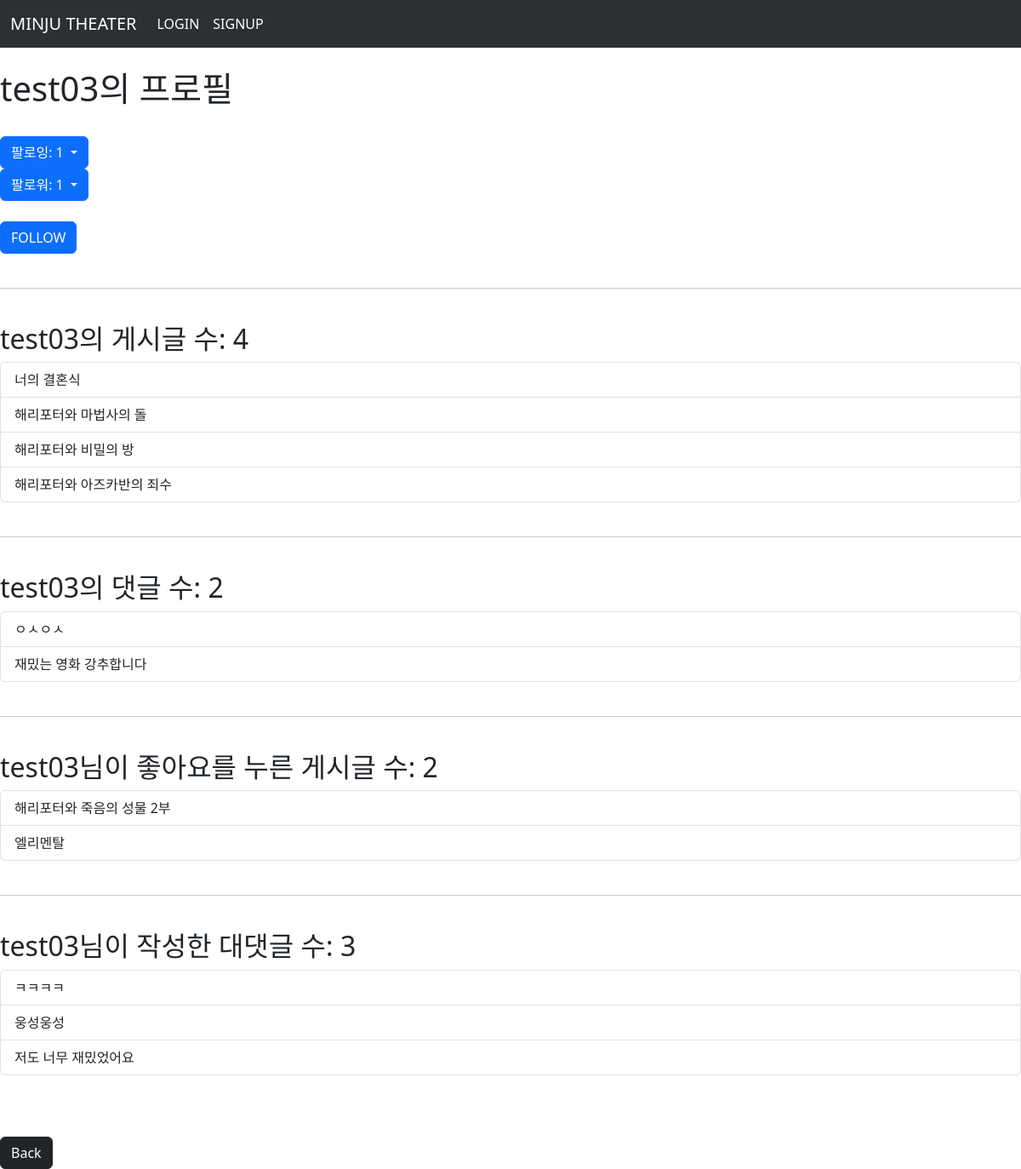
The app's page /accounts/profile/test03/ with its own data.
### accounts/models.py (models this page shows)
class User(AbstractUser):
    followings = models.ManyToManyField('self', symmetrical=False, related_name='followers')

### movies/models.py (models this page shows)
class Movie(models.Model):
    user = models.ForeignKey(settings.AUTH_USER_MODEL, on_delete=models.CASCADE)
    title = models.CharField(max_length=20)
    content = models.TextField()
    created_at = models.DateTimeField(auto_now_add=True)
    updated_at = models.DateTimeField(auto_now=True)
    COMEDY = 'Comedy'
    FANTASY = 'Fantasy'
    ROMANCE = 'Romance'
    GENRE_CHOICES = [
        (COMEDY, 'Comedy'),
        (FANTASY, 'Fantasy'),
        (ROMANCE, 'Romance'),
    ]
    genre = models.CharField(
        max_length = 7,
        choices = GENRE_CHOICES,
        default = COMEDY,
    )
    rating = models.DecimalField(
        max_digits=2,  # 정수부 자릿수, 5까지 허용하므로 2로 설정
        decimal_places=1,  # 소수부 자릿수, 0.5 간격이므로 1로 설정
        default=0.0,  # 기본값 설정
    )
    like_users = models.ManyToManyField(settings.AUTH_USER_MODEL, related_name='like_movies')

class Comment(models.Model):
    movie = models.ForeignKey(Movie, on_delete=models.CASCADE)
    user = models.ForeignKey(settings.AUTH_USER_MODEL, on_delete=models.CASCADE)
    content = models.CharField(max_length=200)
    created_at = models.DateTimeField(auto_now_add=True)
    updated_at = models.DateTimeField(auto_now=True)

class Recomment(models.Model):
    movie = models.ForeignKey(Movie, on_delete=models.CASCADE)
    user = models.ForeignKey(settings.AUTH_USER_MODEL, on_delete=models.CASCADE)
    comment = models.ForeignKey(Comment, on_delete=models.CASCADE)
    content = models.CharField(max_length=200)
    created_at = models.DateTimeField(auto_now_add=True)
    updated_at = models.DateTimeField(auto_now=True)

### accounts/views.py (the view)
# urls.py: path('profile/<username>/', views.profile, name='profile'),
def profile(request, username):
    User = get_user_model()
    person = User.objects.get(username=username)
    context = {
        'person': person,
    }
    return render(request, 'accounts/profile.html', context)

### accounts/templates/accounts/profile.html (shortened to what this page needs)
{% extends "base.html" %}
{% block content %}
<br>
  <h1>{{ person.username }}의 프로필</h1>
  <br>
    <div class="btn-group">
      <button class="btn btn-primary dropdown-toggle" type="button" data-bs-toggle="dropdown" aria-expanded="false">
      팔로잉: {{ person.followings.all|length }}
      </button>
    </div>
    <div class="dropdown">
      <button class="btn btn-primary dropdown-toggle" type="button" data-bs-toggle="dropdown" aria-expanded="false">
      팔로워: {{ person.followers.all|length }}
      </button>
    </div>
    <br>
    <div>
    {% if request.user == person %}
    <button type="button" class="btn btn-dark">자신을 팔로우할 수 없습니다.</button>
    {% elif reqeust.user != person %}
      <form action="{% url "accounts:follow" person.pk%}"method ="POST">
        {% if request.user in person.followers.all %}
          <input type="submit" class="btn btn-danger" value="UNFOLLOW">
        {% else %}
          <input type="submit" class="btn btn-primary" value="FOLLOW">
        {% endif %}
      </form>
    {% endif %}
    </div>
  <br>
  <hr>
  <br>
  <h2>{{ person.username }}의 게시글 수: {{ person.movie_set.all|length }}</h2>
  <div class="list-group">
    {% for movie in person.movie_set.all %}
      <a href="{% url "movies:detail" movie.pk %}" class="list-group-item list-group-item-action">{{ movie.title }}</a>
    {% endfor %}
  </div>
<br>
  <hr>
  <br>
  <h2>{{ person.username }}의 댓글 수: {{ person.comment_set.all|length }}</h2>
  <div class="list-group">
    {% for comment in person.comment_set.all %}
      <a href="{% url "movies:detail" comment.pk %}" class="list-group-item list-group-item-action">{{ comment.content }}</a>
    {% endfor %}
  </div>
<br>
  <hr>
  <br>
  <h2>{{ person.username }}님이 좋아요를 누른 게시글 수: {{ person.like_movies.all|length }}</h2>
  <div class="list-group">
    {% for movie in person.like_movies.all %}
      <a href="{% url "movies:detail" movie.pk %}" class="list-group-item list-group-item-action">{{ movie.title }}</a>
    {% endfor %}
  </div>
  <br>
  <hr>
  <br>
  <h2>{{ person.username }}님이 작성한 대댓글 수: {{ person.recomment_set.all|length }}</h2>
  <div class="list-group">
    {% for recomment in person.recomment_set.all %}
      <a href="{% url "movies:detail" recomment.pk %}" class="list-group-item list-group-item-action">{{ recomment.content }}</a>
    {% endfor %}
  </div>
<br>
<br>
<br>
  <a href="{% url "movies:index" %}"><button type="button" class="btn btn-dark">Back</button></a>
{% endblock content %}

### records on screen
User: username "test03", followings.all|length "1", followers.all|length "1", movie_set.all|length "4", comment_set.all|length "2", like_movies.all|length "2", recomment_set.all|length "3"
Movie: title "너의 결혼식"
Movie: title "해리포터와 마법사의 돌"
Movie: title "해리포터와 비밀의 방"
Movie: title "해리포터와 아즈카반의 죄수"
Comment: content "ㅇㅅㅇㅅ"
Comment: content "재밌는 영화 강추합니다"
Movie: title "해리포터와 죽음의 성물 2부"
Movie: title "엘리멘탈"
Recomment: content "ㅋㅋㅋㅋ"
Recomment: content "웅성웅성"
Recomment: content "저도 너무 재밌었어요"
